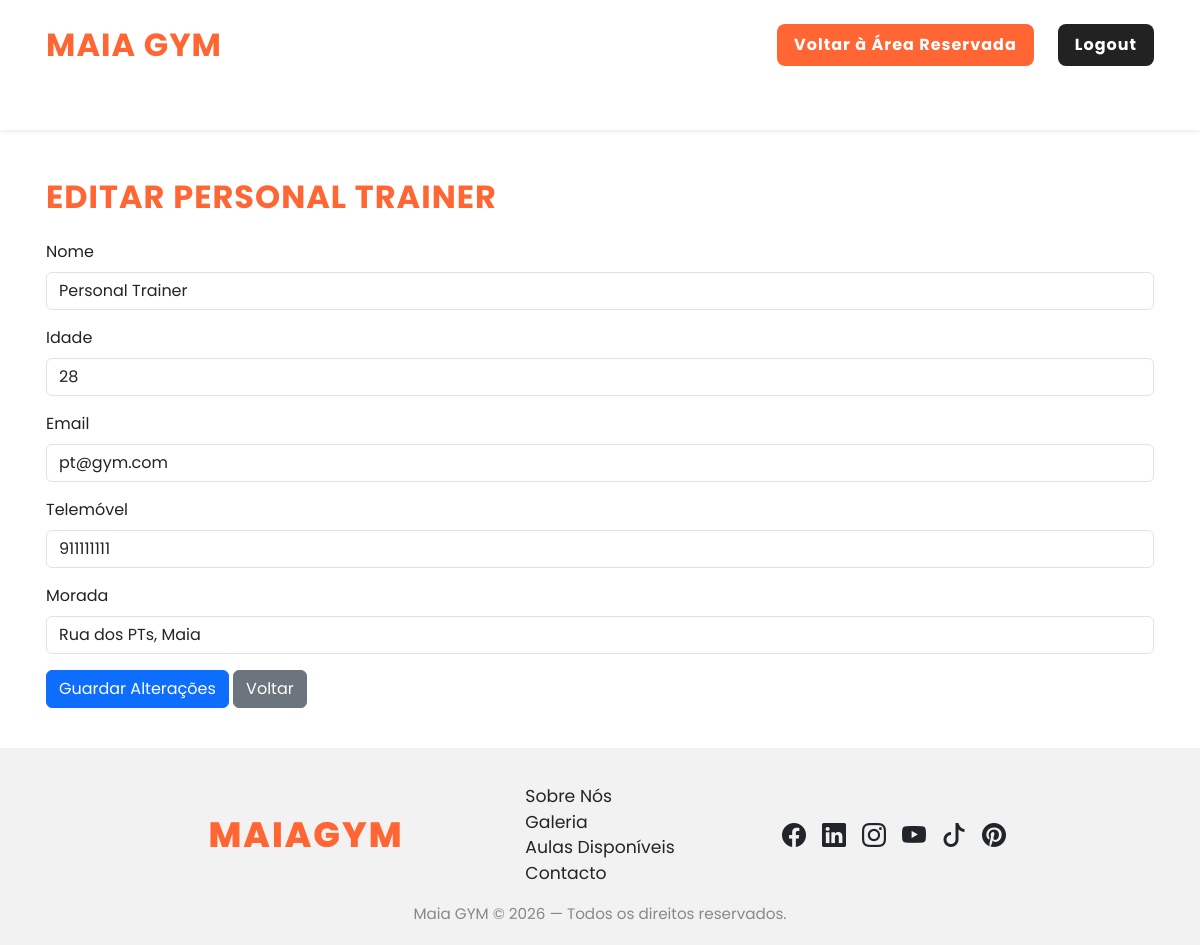
Page /area-reservada/editar_pt.php?id=2 (signed in) on the committed database.
### tables this page shows
CREATE TABLE IF NOT EXISTS users (
    id INT AUTO_INCREMENT PRIMARY KEY,
    name VARCHAR(100),
    username VARCHAR(50) UNIQUE,
    email VARCHAR(150) UNIQUE,
    identifier VARCHAR(100) UNIQUE,
    password VARCHAR(255) NOT NULL,
    role ENUM('cliente','personal_trainer','gestor_ginasio') NOT NULL DEFAULT 'cliente',
    created_at TIMESTAMP DEFAULT CURRENT_TIMESTAMP
);

### area-reservada/editar_pt.php (the view, shortened to what this page needs)
<?php
include '../includes/header.php';
@include '../includes/db.php';
$id = intval($_GET['id']);
$stmt = $conn->prepare("SELECT name, idade, email, telemovel, morada FROM users WHERE id=? AND role='personal_trainer'");
$stmt->bind_param('i', $id);
$stmt->execute();
$stmt->bind_result($nome, $idade, $email, $telemovel, $morada);
?>
<div class="container mt-5">
    <h2 class="fw-bold mb-4" style="color:#ff6633;">Editar Personal Trainer</h2>
    <form method="post" class="mb-4">
        <div class="mb-3">
            <label class="form-label">Nome</label>
            <input type="text" class="form-control" name="nome" value="<?= htmlspecialchars($nome) ?>" required>
        </div>
        <div class="mb-3">
            <label class="form-label">Idade</label>
            <input type="number" class="form-control" name="idade" value="<?= htmlspecialchars($idade) ?>" required>
        </div>
        <div class="mb-3">
            <label class="form-label">Email</label>
            <input type="email" class="form-control" name="email" value="<?= htmlspecialchars($email) ?>" required>
        </div>
        <div class="mb-3">
            <label class="form-label">Telemóvel</label>
            <input type="text" class="form-control" name="telemovel" value="<?= htmlspecialchars($telemovel) ?>" required>
        </div>
        <div class="mb-3">
            <label class="form-label">Morada</label>
            <input type="text" class="form-control" name="morada" value="<?= htmlspecialchars($morada) ?>" required>
        </div>
        <button type="submit" class="btn btn-primary">Guardar Alterações</button>
        <a href="ver_personal_trainers.php" class="btn btn-secondary">Voltar</a>
    </form>
</div>
<?php include '../includes/footer.php'; ?>

### assets/css/style.css (style rules this page uses)
body { background: #fff; color: #222; font-family: 'Poppins', system-ui, -apple-system, BlinkMacSystemFont, "Segoe UI", sans-serif; min-height: 100vh; position: relative; overflow-x: hidden; font-size: 1rem; margin: 0; }
.container, .container-fluid { padding-left: 1rem; padding-right: 1rem; }
a { text-decoration: none; }
h1, h2, h3, h4 { text-transform: uppercase; letter-spacing: 1px; }
.container { margin-bottom: 40px; }

### rows in the picture
users: nome "Personal Trainer", idade "28", email "pt@gym.com", telemovel "911111111", morada "Rua dos PTs, Maia"
